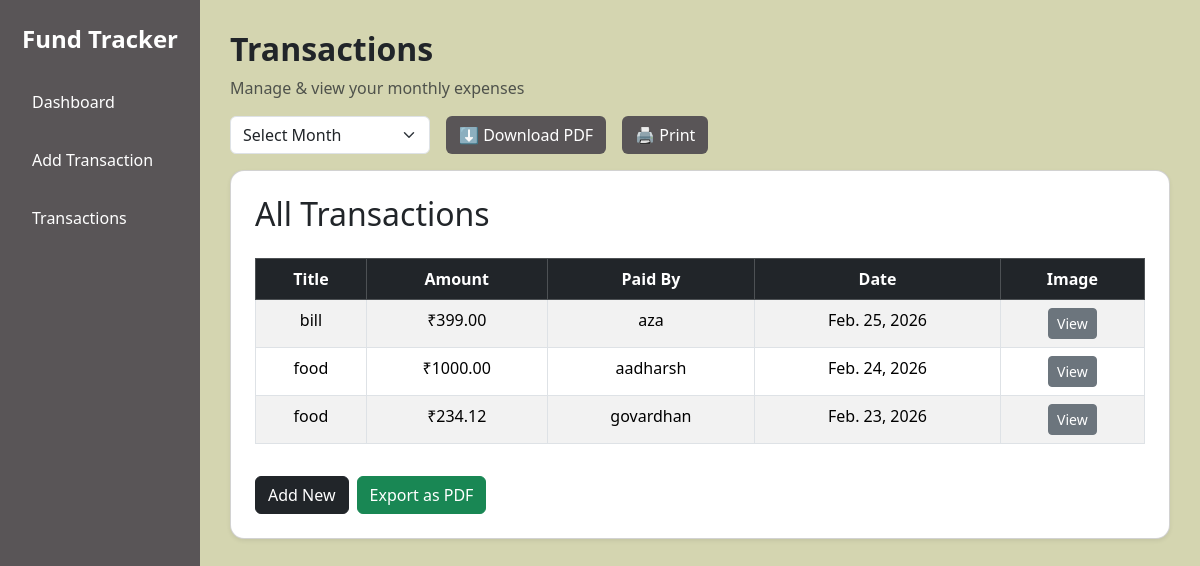
Screenshot of /transactions/ with the database file from the repository.
### finance/models.py (models this page shows, shortened)
class Transaction(models.Model):
    title = models.CharField(max_length=255)
    amount = models.DecimalField(max_digits=10, decimal_places=2)
    category = models.CharField(max_length=255)
    date = models.DateField()
    image = models.ImageField(upload_to='transaction_images/', blank=True, null=True)

### finance/views.py (the view)
# urls.py: path('transactions/', views.all_transactions, name='transactions'),
def all_transactions(request):
    transactions = Transaction.objects.all().order_by('-date')
    return render(request, "finance/transactions.html", {
        "transactions": transactions,
        "months": get_month_list(),  # ONLY MONTHS
    })

### finance/views.py (called while the page is built)
def get_month_list():
    return [
        {"value": m, "label": month_name[m]}
        for m in range(1, 13)
    ]

### finance/templates/finance/transactions.html (shortened to what this page needs)
{% extends 'base.html' %}
{% block content %}
<h2 class="fw-bold">Transactions</h2>
<p class="text-muted">Manage & view your monthly expenses</p>
<div class="d-flex gap-3 mb-3 flex-wrap">
    <select class="form-select" style="max-width: 200px;">
    <option selected disabled>Select Month</option>
</select>
    <a href="{% url 'export-transactions-pdf' %}"
       class="btn" style="background: var(--olive-depth); color:white;">⬇ Download PDF</a>
    <button class="btn" style="background: var(--olive-depth); color:white;" onclick="window.print()">🖨 Print</button>
</div>
<div class="card p-4 shadow-sm" style="border-radius: 14px;">
    <h2>All Transactions</h2>
    <table class="table table-bordered table-striped table-hover mt-3 text-center">
        <thead class="table-dark">
            <tr>
                <th>Title</th>
                <th>Amount</th>
                <th>Paid By</th>
                <th>Date</th>
                <th>Image</th>
            </tr>
        </thead>
        <tbody>
        {% for t in transactions %}
            <tr>
                <td>{{ t.title }}</td>
                <td>₹{{ t.amount }}</td>
                <td>{{ t.category }}</td>
                <td>{{ t.date }}</td>
                <td>
                    {% if t.image %}
                        <a href="{{ t.image.url }}" target="_blank" class="btn btn-sm btn-secondary">
                            View
                        </a>
                    {% else %}
                        <span class="text-muted">None</span>
                    {% endif %}
                </td>
            </tr>
        {% empty %}
            <tr>
                <td colspan="5" class="text-muted">No transactions yet.</td>
            </tr>
        {% endfor %}
        </tbody>
    </table>
    <div class="mt-3 d-flex gap-2">
        <a href="{% url 'add_transaction' %}" class="btn btn-dark">Add New</a>
        <a href="{% url 'export-transactions-pdf' %}" class="btn btn-success">Export as PDF</a>
    </div>
</div>
{% endblock %}

### finance/templates/base.html (style rules this page uses)
:root { --olive-depth: #595557; --soft-sand: #d4d5b0; }
body { background-color: var(--soft-sand); }

### rows the page displays
Transaction: title "bill", amount "399.00", category "aza", date "Feb. 25, 2026"
Transaction: title "food", amount "1000.00", category "aadharsh", date "Feb. 24, 2026"
Transaction: title "food", amount "234.12", category "govardhan", date "Feb. 23, 2026"
